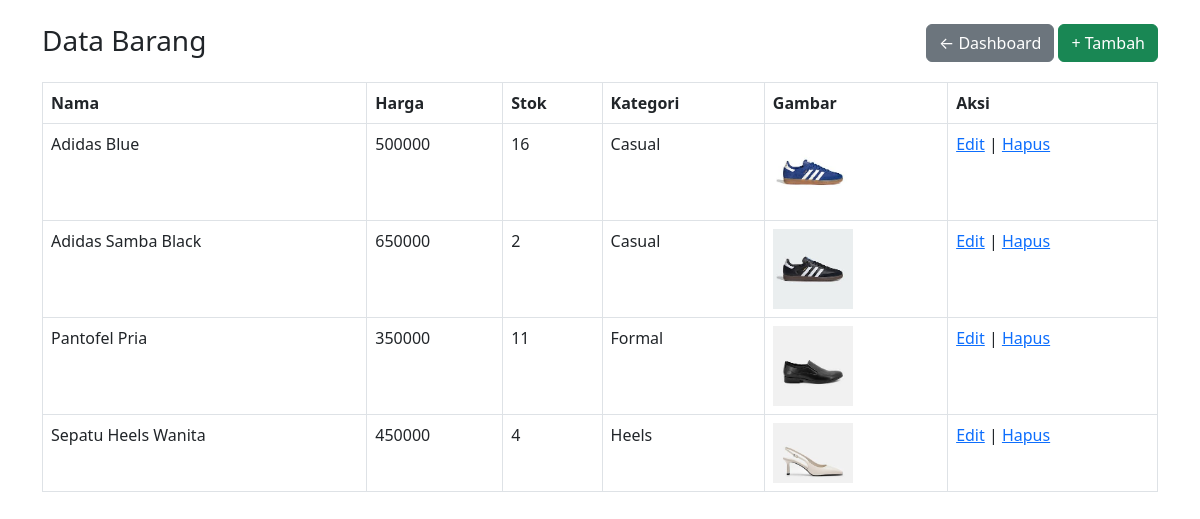
The page /admin/barang/tampil_barang.php on the database its author committed.
### tables this page shows
CREATE TABLE `barang` (
  `id` int(11) NOT NULL,
  `nama_barang` varchar(100) DEFAULT NULL,
  `harga` int(11) DEFAULT NULL,
  `gambar` varchar(255) DEFAULT NULL,
  `stok` int(11) DEFAULT 0,
  `kategori` varchar(50) DEFAULT NULL
);

### admin/barang/tampil_barang.php (the view, shortened to what this page needs)
<?php
require_once __DIR__ . '/../../config/koneksi.php';
$data = mysqli_query($conn, "SELECT * FROM barang");
?>
<!DOCTYPE html>
<html>
<head>
<link href="https://cdn.jsdelivr.net/npm/bootstrap@5.3.0/dist/css/bootstrap.min.css" rel="stylesheet">
</head>
<body>
<div class="container mt-4">
<div class="d-flex justify-content-between mb-3">
<h3>Data Barang</h3>
<div>
<a href="../dashboard.php" class="btn btn-secondary">← Dashboard</a>
<a href="form_barang.php" class="btn btn-success">+ Tambah</a>
</div>
</div>
<table class="table table-bordered">
<tr>
<th>Nama</th>
<th>Harga</th>
<th>Stok</th>
<th>Kategori</th>
<th>Gambar</th>
<th>Aksi</th>
</tr>
<?php while($d=mysqli_fetch_array($data)){ ?>
<tr>
<td><?= $d['nama_barang'] ?></td>
<td><?= $d['harga'] ?></td>
<td><?= $d['stok'] ?></td>
<td><?= $d['kategori'] ?></td>
<td><img src="../../gambar/<?= $d['gambar'] ?>" width="80"></td>
<td>
<a href="edit_barang.php?id=<?= $d['id'] ?>">Edit</a> |
<a href="hapus_barang.php?id=<?= $d['id'] ?>">Hapus</a>
</td>
</tr>
<?php } ?>
</table>
</div>
</body>
</html>

### rows shown on the page
barang: nama_barang "Adidas Blue", harga "500000", stok "16", kategori "Casual", gambar (picture)
barang: nama_barang "Adidas Samba Black", harga "650000", stok "2", kategori "Casual", gambar (picture)
barang: nama_barang "Pantofel Pria", harga "350000", stok "11", kategori "Formal", gambar (picture)
barang: nama_barang "Sepatu Heels Wanita", harga "450000", stok "4", kategori "Heels", gambar (picture)
